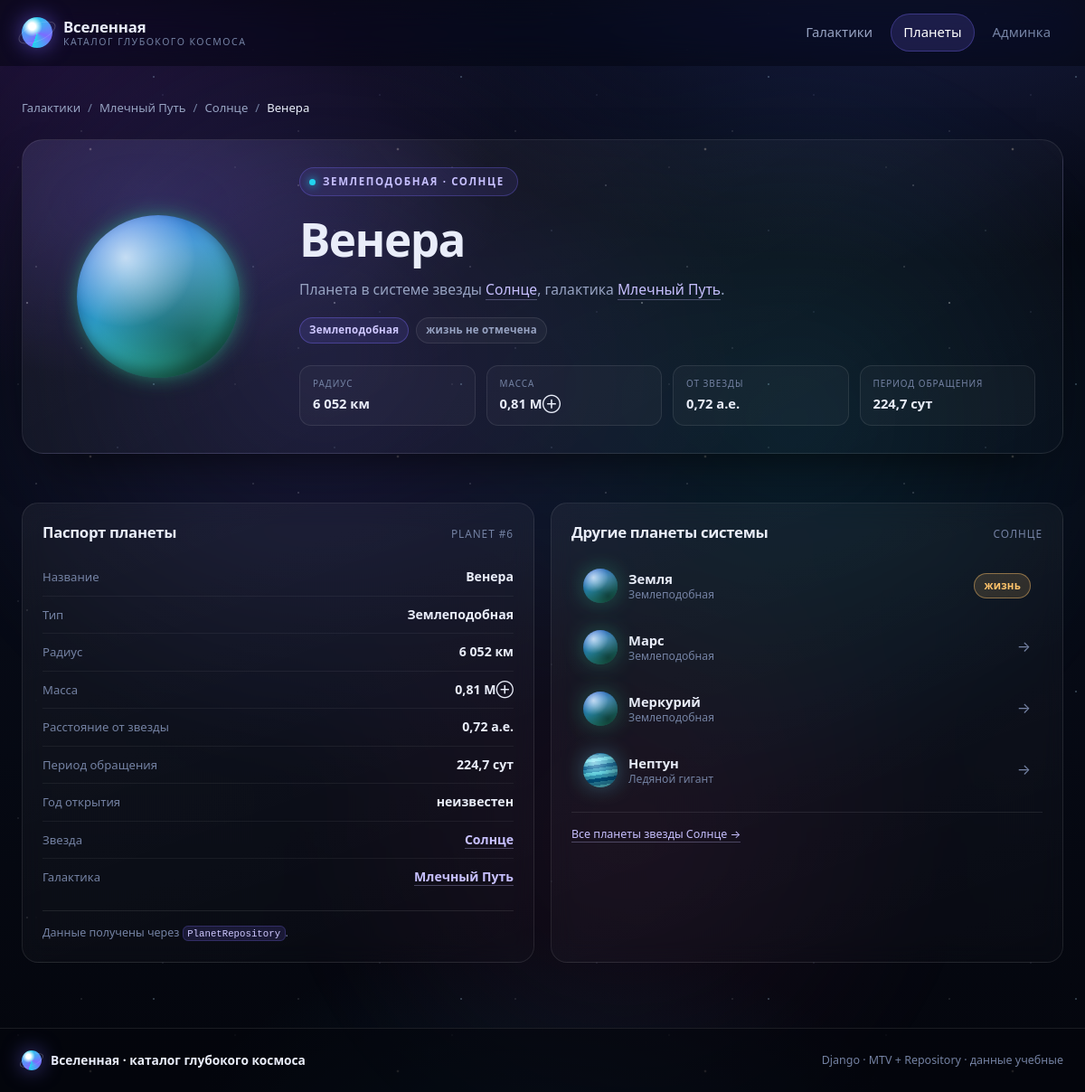
The app's page /planet/6/ with its own data.
### cosmos/models.py (models this page shows, shortened)
class Planet(models.Model):
    class Types(models.TextChoices):
        TERRESTRIAL = "terrestrial", "Землеподобная"
        SUPER_EARTH = "super_earth", "Суперземля"
        GAS_GIANT = "gas_giant", "Газовый гигант"
        ICE_GIANT = "ice_giant", "Ледяной гигант"
        DWARF = "dwarf", "Карликовая"
    star = models.ForeignKey(
        Star,
        on_delete=models.CASCADE,
        related_name="planets",
        verbose_name="Звезда",
    )
    name = models.CharField("Название", max_length=120)
    planet_type = models.CharField(
        "Тип",
        max_length=20,
        choices=Types.choices,
        default=Types.TERRESTRIAL,
    )
    radius_km = models.PositiveIntegerField(
        "Радиус, км",
        null=True,
        blank=True,
    )
    mass_earth = models.FloatField(
        "Масса, M⊕",
        null=True,
        blank=True,
    )
    distance_au = models.FloatField(
        "Расстояние от звезды, а.е.",
        null=True,
        blank=True,
    )
    orbital_period_days = models.FloatField(
        "Период обращения, суток",
        null=True,
        blank=True,
    )
    has_life = models.BooleanField("Возможна жизнь", default=False)
    discovery_year = models.PositiveSmallIntegerField(
        "Год открытия",
        null=True,
        blank=True,
    )
    class Meta:
        verbose_name = "Планета"
        verbose_name_plural = "Планеты"
        ordering = ["name"]
        constraints = [
            models.UniqueConstraint(
                fields=["star", "name"],
                name="uniq_planet_in_star",
            )
        ]

class Star(models.Model):
    class SpectralClass(models.TextChoices):
        O = "O", "O — очень горячая"
        B = "B", "B — горячая"
        A = "A", "A — белая"
        F = "F", "F — жёлто-белая"
        G = "G", "G — жёлтая"
        K = "K", "K — оранжевая"
        M = "M", "M — красная"
    galaxy = models.ForeignKey(
        Galaxy,
        on_delete=models.CASCADE,
        related_name="stars",
        verbose_name="Галактика",
    )
    name = models.CharField("Название", max_length=120)
    spectral_class = models.CharField(
        "Спектральный класс",
        max_length=1,
        choices=SpectralClass.choices,
        blank=True,
    )
    temperature_k = models.PositiveIntegerField(
        "Температура, K",
        null=True,
        blank=True,
    )
    mass_solar = models.FloatField(
        "Масса, M☉",
        null=True,
        blank=True,
    )
    class Meta:
        verbose_name = "Звезда"
        verbose_name_plural = "Звёзды"
        ordering = ["name"]
        constraints = [
            models.UniqueConstraint(
                fields=["galaxy", "name"],
                name="uniq_star_in_galaxy",
            )
        ]

class Galaxy(models.Model):
    class Types(models.TextChoices):
        SPIRAL = "spiral", "Спиральная"
        ELLIPTICAL = "elliptical", "Эллиптическая"
        IRREGULAR = "irregular", "Неправильная"
        LENTICULAR = "lenticular", "Линзовидная"
    name = models.CharField("Название", max_length=120, unique=True)
    galaxy_type = models.CharField(
        "Тип",
        max_length=20,
        choices=Types.choices,
        default=Types.SPIRAL,
    )
    distance_ly = models.PositiveIntegerField(
        "Расстояние, световые годы",
        null=True,
        blank=True,
    )
    diameter_ly = models.PositiveIntegerField(
        "Диаметр, световые годы",
        null=True,
        blank=True,
    )
    age_mln_years = models.PositiveIntegerField(
        "Возраст, млн лет",
        null=True,
        blank=True,
    )
    description = models.TextField("Описание", blank=True)
    class Meta:
        verbose_name = "Галактика"
        verbose_name_plural = "Галактики"
        ordering = ["name"]

### cosmos/views.py (the view)
# urls.py: path("planet/<int:pk>/", views.planet_detail, name="planet_detail"),
def planet_detail(request, pk):
    repo = PlanetRepository()
    planet = repo.get_detail(pk)
    if planet is None:
        raise Http404("Планета не найдена")
    context = {
        "planet": planet,
        "siblings": repo.siblings(planet, limit=4),
    }
    return render(request, "cosmos/planet_detail.html", context)

### cosmos/repositories.py (called while the page is built)
    def get_detail(self, pk):
        return (
            self.model.objects
            .select_related("star__galaxy")
            .filter(pk=pk)
            .first()
        )

    def siblings(self, planet, limit=4):
        return (
            self.model.objects
            .filter(star=planet.star)
            .exclude(pk=planet.pk)
            .select_related("star__galaxy")
            .order_by("name")[:limit]
        )

### cosmos/templatetags/cosmos_extras.py (called while the page is built)
@register.filter
def num(value, decimals=2):
    try:
        number = float(value)
        digits = int(decimals)
    except (TypeError, ValueError):
        return value
    text = f"{number:.{digits}f}"
    if "." in text:
        text = text.rstrip("0").rstrip(".")
    return text.replace(".", ",")

### cosmos/templates/cosmos/planet_detail.html (shortened to what this page needs)
{% extends "cosmos/base.html" %}
{% load humanize cosmos_extras %}
{% block content %}
<nav class="breadcrumbs" aria-label="Навигационная цепочка">
    <a href="{% url 'cosmos:home' %}">Галактики</a>
    <span aria-hidden="true">/</span>
    <a href="{% url 'cosmos:galaxy_detail' planet.star.galaxy.pk %}">{{ planet.star.galaxy.name }}</a>
    <span aria-hidden="true">/</span>
    <a href="{% url 'cosmos:star_detail' planet.star.pk %}">{{ planet.star.name }}</a>
    <span aria-hidden="true">/</span>
    <span aria-current="page">{{ planet.name }}</span>
</nav>
<section class="detail-hero reveal">
    <div class="detail-hero__visual">
        <span class="planet-visual pv--{{ planet.planet_type }} planet-visual--xl" aria-hidden="true"></span>
    </div>
    <div class="detail-hero__body">
        <span class="eyebrow">
            <span class="eyebrow__dot"></span>
            {{ planet.get_planet_type_display }} · {{ planet.star.name }}
        </span>
        <h1 class="detail-hero__title">{{ planet.name }}</h1>
        <p class="detail-hero__lead">
            Планета в системе звезды
            <a class="link" href="{% url 'cosmos:star_detail' planet.star.pk %}">{{ planet.star.name }}</a>,
            галактика
            <a class="link" href="{% url 'cosmos:galaxy_detail' planet.star.galaxy.pk %}">{{ planet.star.galaxy.name }}</a>.
        </p>
        <div class="badges">
            <span class="badge badge--type">{{ planet.get_planet_type_display }}</span>
            {% if planet.has_life %}
                <span class="badge badge--gold">возможна жизнь</span>
            {% else %}
                <span class="badge">жизнь не отмечена</span>
            {% endif %}
        </div>
        <div class="detail-facts">
            <div class="fact">
                <span class="fact__label">Радиус</span>
                <span class="fact__value">
                    {% if planet.radius_km %}{{ planet.radius_km|intcomma }} км{% else %}—{% endif %}
                </span>
            </div>
            <div class="fact">
                <span class="fact__label">Масса</span>
                <span class="fact__value">
                    {% if planet.mass_earth %}{{ planet.mass_earth|num:"2" }} M⊕{% else %}—{% endif %}
                </span>
            </div>
            <div class="fact">
                <span class="fact__label">От звезды</span>
                <span class="fact__value">
                    {% if planet.distance_au is not None %}
                        {{ planet.distance_au|num:"2" }} а.е.
                    {% else %}
                        —
                    {% endif %}
                </span>
            </div>
            <div class="fact">
                <span class="fact__label">Период обращения</span>
                <span class="fact__value">
                    {% if planet.orbital_period_days %}
                        {{ planet.orbital_period_days|num:"1" }} сут
                    {% else %}
                        —
                    {% endif %}
                </span>
            </div>
        </div>
    </div>
</section>
<div class="split reveal">
    <section class="panel">
        <div class="panel__head">
            <h2 class="panel__title">Паспорт планеты</h2>
            <span class="panel__hint">Planet #{{ planet.pk }}</span>
        </div>
        <dl class="spec-list">
            <div class="spec-list__row">
                <dt>Название</dt>
                <dd>{{ planet.name }}</dd>
            </div>
            <div class="spec-list__row">
                <dt>Тип</dt>
                <dd>{{ planet.get_planet_type_display }}</dd>
            </div>
            <div class="spec-list__row">
                <dt>Радиус</dt>
                <dd>{% if planet.radius_km %}{{ planet.radius_km|intcomma }} км{% else %}—{% endif %}</dd>
            </div>
            <div class="spec-list__row">
                <dt>Масса</dt>
                <dd>{% if planet.mass_earth %}{{ planet.mass_earth|num:"2" }} M⊕{% else %}—{% endif %}</dd>
            </div>
            <div class="spec-list__row">
                <dt>Расстояние от звезды</dt>
                <dd>
                    {% if planet.distance_au is not None %}
                        {{ planet.distance_au|num:"2" }} а.е.
                    {% else %}
                        —
                    {% endif %}
                </dd>
            </div>
            <div class="spec-list__row">
                <dt>Период обращения</dt>
                <dd>
                    {% if planet.orbital_period_days %}
                        {{ planet.orbital_period_days|num:"1" }} сут
                    {% else %}
                        —
                    {% endif %}
                </dd>
            </div>
            <div class="spec-list__row">
                <dt>Год открытия</dt>
                <dd>{{ planet.discovery_year|default_if_none:"неизвестен" }}</dd>
            </div>
            <div class="spec-list__row">
                <dt>Звезда</dt>
                <dd><a class="link" href="{% url 'cosmos:star_detail' planet.star.pk %}">{{ planet.star.name }}</a></dd>
            </div>
            <div class="spec-list__row">
                <dt>Галактика</dt>
                <dd><a class="link" href="{% url 'cosmos:galaxy_detail' planet.star.galaxy.pk %}">{{ planet.star.galaxy.name }}</a></dd>
            </div>
        </dl>
        <p class="panel__foot">
            Данные получены через <code>PlanetRepository</code>.
        </p>
    </section>
    <section class="panel">
        <div class="panel__head">
            <h2 class="panel__title">
                {% if siblings %}Другие планеты системы{% else %}Родительская звезда{% endif %}
            </h2>
            <span class="panel__hint">{{ planet.star.name }}</span>
        </div>
        {% if siblings %}
            <ul class="habitable-list">
                {% for other in siblings %}
                    <li>
                        <a class="habitable-item" href="{% url 'cosmos:planet_detail' other.pk %}">
                            <span class="planet-visual pv--{{ other.planet_type }} planet-visual--sm" aria-hidden="true"></span>
                            <span class="habitable-item__body">
                                <span class="habitable-item__name">{{ other.name }}</span>
                                <span class="habitable-item__meta">{{ other.get_planet_type_display }}</span>
                            </span>
                            {% if other.has_life %}
                                <span class="badge badge--gold">жизнь</span>
                            {% else %}
                                <span class="habitable-item__arrow" aria-hidden="true">→</span>
                            {% endif %}
                        </a>
                    </li>
                {% endfor %}
            </ul>
            <p class="panel__foot">
                <a class="link" href="{% url 'cosmos:star_detail' planet.star.pk %}">
                    Все планеты звезды {{ planet.star.name }} →
                </a>
            </p>
        {% else %}
            <p class="muted">
                Других планет в системе пока нет. Откройте
                <a class="link" href="{% url 'cosmos:star_detail' planet.star.pk %}">карточку звезды</a>,
                чтобы увидеть её параметры.
            </p>
        {% endif %}
    </section>
</div>
{% endblock %}

### records on screen
Planet: star.galaxy.name "Млечный Путь", star.name "Солнце", name "Венера", planet_type "ЗЕМЛЕПОДОБНАЯ", star.name "СОЛНЦЕ", planet_type "Землеподобная", radius_km "6 052", mass_earth|num "0,81", distance_au|num "0,72", orbital_period_days|num "224,7", pk "6", discovery_year "неизвестен"
Planet: name "Земля", planet_type "Землеподобная", has_life "жизнь"
Planet: name "Марс", planet_type "Землеподобная"
Planet: name "Меркурий", planet_type "Землеподобная"
Planet: name "Нептун", planet_type "Ледяной гигант"
